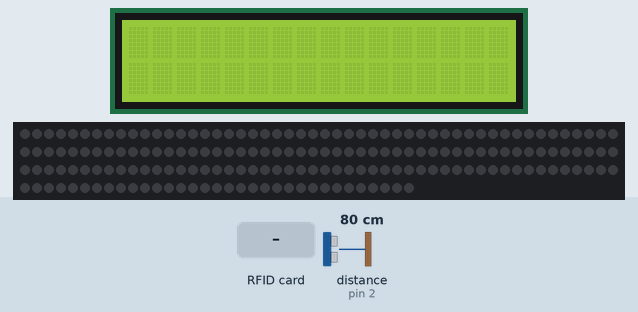
Recording of a sketch running on a simulated Arduino Uno, built with avr-gcc and run on an emulated ATmega328P. Shown: 16×2 character LCD, 183 RGB LEDs in strip order, left to right, continuing on the next row. Inputs (shaded band) come from the test bench; at power-on: distance to the obstacle (sensor on pin 2) 80 cm. Dim RGB values are drawn brighter than linear; random numbers use the default seed unless the sketch sets one; what the sketch prints to the serial monitor is not drawn.

Above: at 1.3 s.
1.4 s: RFID card 5E 7A 19 C4 held to the reader
At 8.4 s:
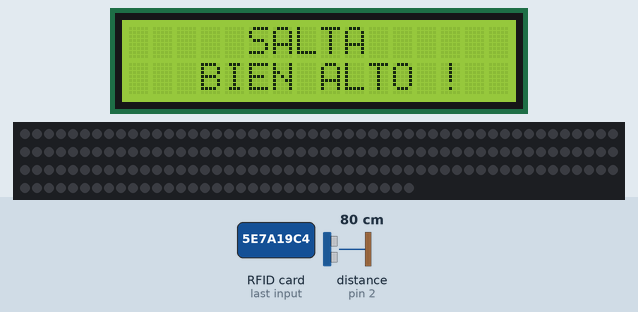
At 9.1 s:
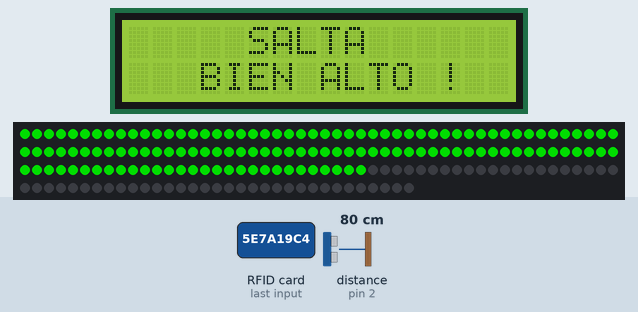
10.3 s: distance to the obstacle (sensor on pin 2) set to 2 cm
At 33.0 s:
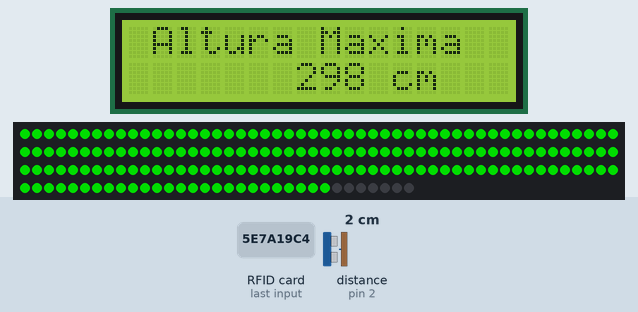
Timing chart, 0 to 34.5 s (numbered marks = the images above; inputs shaded):
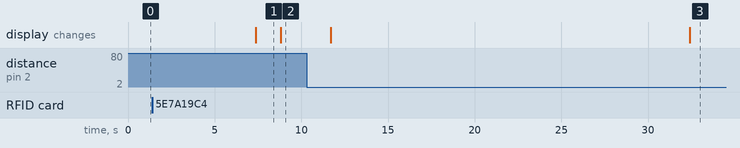

The sketch:

JUEGO_SALTO.ino
```cpp
#include <MFRC522.h>
#include <MFRC522Extended.h>
#include <deprecated.h>
#include <require_cpp11.h>

#include <Wire.h>

#include <LiquidCrystal_I2C.h>

int estado = 0;
int cuentaPuntos = 0;
String dat;
int r, g, b;

#include <Ultrasonic.h>
#include <Adafruit_NeoPixel.h>
#ifdef __AVR__
#include <avr/power.h>  // Required for 16 MHz Adafruit Trinket
#endif

#define PIN 4

#define OFFSET 5

#define NUMPIXELS 183

Adafruit_NeoPixel pixels(NUMPIXELS, PIN, NEO_GRB + NEO_KHZ800);
Ultrasonic ultrasonic(3, 2);


LiquidCrystal_I2C lcd(0x27, 16, 2);  // set the LCD address to 0x27 for a 16 chars and 2 line display

#define SS_PIN 10
#define RST_PIN 9

MFRC522 rfid(SS_PIN, RST_PIN);  // Instance of the class

MFRC522::MIFARE_Key key;

// Init array that will store new NUID
byte nuidPICC[4];

// Variable to store the scanned card ID as a string
String cardID = "";

long tiempo;

int maxValue;
int ledsOn;
int distance;

void setup() {
  // put your setup code here, to run once:
  Serial.begin(9600);

  SPI.begin();      // Init SPI bus
  rfid.PCD_Init();  // Init
  lcd.init();       // initialize the lcd
  lcd.init();
  pixels.begin();  // INITIALIZE NeoPixel strip object (REQUIRED)


  // Print a message to the LCD.
  lcd.backlight();
  lcd.clear();
  Serial.println("Inicio Totem");

  //pin como entrada
}

void loop() {

  switch (estado) {
    case 0:
      standby();
      //showHeight(30);
      lcd.setCursor(4, 0);
      lcd.print("DESAFIO");
      lcd.setCursor(5, 1);
      lcd.print("SALTO !");
      if (rfid.PICC_IsNewCardPresent()) {
        //Serial.println("Tarjeta detectada.");
        lcd.clear();
        lcd.setCursor(0, 0);
        lcd.print("     SALTA");
        lcd.setCursor(0, 1);
        lcd.print("   BIEN ALTO !");
        Serial.println("Start");
        pixels.clear();
        pixels.show();
        tiempo = millis();
        //Serial.println(tiempo);
        estado = 1;
        delay(500);
      }
      break;

    case 1:

      game();

      if (millis() - tiempo > 25000) {
        estado = 3;
        Serial.println("End");


      }

      break;

    case 3:

      Serial.println("estado 3: " + String(cuentaPuntos));
      //cuentaPuntos = score();
        lcd.clear();
        lcd.setCursor(1, 0);
        lcd.print("Altura Maxima");
        lcd.setCursor(7, 1);
        lcd.print(maxValue);
        lcd.print(" cm");
        delay(6000);
        lcd.clear();
      maxValue = 0;
      estado = 0;
      break;
  }
  // put your main code here, to run repeatedly:
  //Serial.print("8\n");
  //Serial.println(Serial.read());
}


void game() {

  // Pass INC as a parameter to get the distance in inches
  //pixels.clear();
  distance = ultrasonic.read();


  distance = 300 - distance;
  if (distance < 20) {
    distance = 0;
  } else {
    //distance += 60;
  }
  if (distance > maxValue) {
    maxValue = distance;
    ledsOn = map(distance, 0, 300, 0, NUMPIXELS);
    ledsOn -= OFFSET;
    for (int i = 0; i < ledsOn; i++) {
      pixels.setPixelColor(i, pixels.Color(0, 150, 0));
      pixels.show();
      delayMicroseconds(10);
    }
    //pixels.clear();
  }


  Serial.println(maxValue);
  //showHeight(maxValue);
  delay(100);
}

void standby() {


  for (int i = 1; i < NUMPIXELS; i++) {

    for (int z = 0; z < 10; z++) {
      pixels.setPixelColor(i + z, pixels.Color(r, g, b));
    }
    //pixels.setPixelColor(i - 1, 0);
    pixels.show();

    delay(12);
  }

  for (int i = NUMPIXELS; i > 1; i--) {

    for (int z = 10; z > 0; z--) {
      pixels.setPixelColor(i - z, pixels.Color(r, g, b));
    }
    pixels.setPixelColor(i + 1, 0);
    pixels.show();

    delay(12);
  }
  r += random(30, 255);
  //g += random(30, 255);
  b += random(30, 255);
}


void showHeight(int cantidadMax) {
  for (int i = 0; i < cantidadMax; i++) {
    pixels.setPixelColor(i, pixels.ColorHSV(50 * 256));
    pixels.show();
    delay(25);
  }
}
```

Measured:
- what the display in image 1 shows lasts 1.4 s, from 7.4 s to 8.8 s
